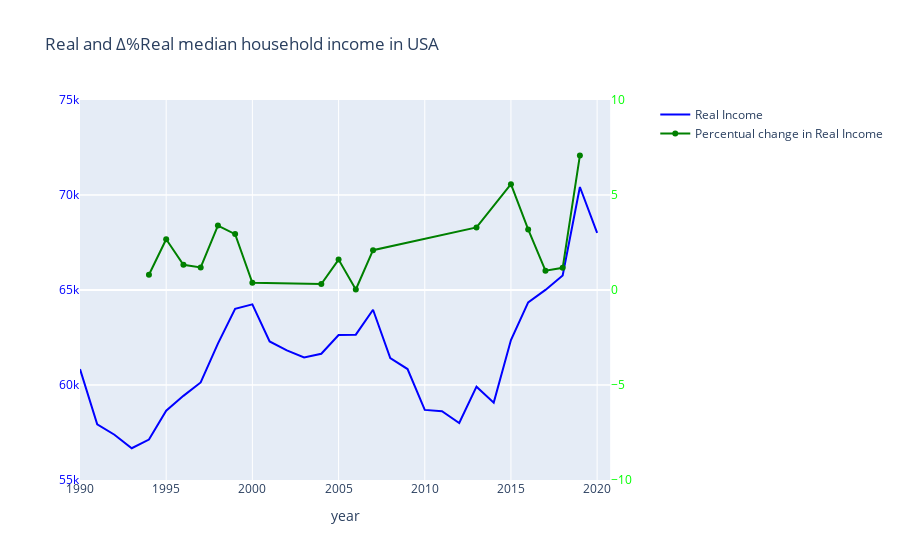

The cell this chart's notebook holds for it:
### Code cell
fig = make_subplots(specs=[[{"secondary_y": True}]])


fig.add_trace(
    go.Scatter(y=real_mi_us, x=real_mi_us.index, name="Real Income", marker=dict(color="blue")),
    secondary_y=False,
)
fig.add_trace(
    go.Scatter(y=per_change_real_mi, x=per_change_real_mi.index, name="Percentual change in Real Income", marker=dict(color="green")),
    secondary_y=True,
)


fig.update_layout(
    title_text="Real and Δ%Real median household income in USA"
)
fig.update_xaxes(title_text="year")
fig.update_yaxes(title_text="<b>primary</b> yaxis title", secondary_y=False)
fig.update_yaxes(title_text="<b>secondary</b> yaxis title", secondary_y=True)


fig.update_layout(
    yaxis=dict(
        title=dict(text=""),
        side="left",
        range=[55000, 75000],
        tickfont=dict(color="#0000FF"),
    ),
    yaxis2=dict(
        title=dict(text=""),
        side="right",
        range=[-10, 10],
        tickfont=dict(color="#00FF00"),
    ),
)


fig.show()

### Figure 1 — Plotly figure (JSON) as saved in the notebook; plotly's stock layout.template omitted (floating-point values rounded to 4 significant figures)
{"data": [{"marker": {"color": "blue"}, "name": "Real Income", "type": "scatter", "x": ["1990-01-01", "1991-01-01", "1992-01-01", "1993-01-01", "1994-01-01", "1995-01-01", "1996-01-01", "1997-01-01", "1998-01-01", "1999-01-01", "2000-01-01", "2001-01-01", "2002-01-01", "2003-01-01", "2004-01-01", "2005-01-01", "2006-01-01", "2007-01-01", "2008-01-01", "2009-01-01", "2010-01-01", "2011-01-01", "2012-01-01", "2013-01-01", "2014-01-01", "2015-01-01", "2016-01-01", "2017-01-01", "2018-01-01", "2019-01-01", "2020-01-01"], "xaxis": "x", "y": [60830.0, 57930.0, 57380.0, 56670.0, 57130.0, 58650.0, 59430.0, 60140.0, 62180.0, 64010.0, 64250.0, 62290.0, 61820.0, 61450.0, 61640.0, 62630.0, 62650.0, 63960.0, 61410.0, 60840.0, 58690.0, 58620.0, 58000.0, 59910.0, 59070.0, 62360.0, 64350.0, 65010.0, 65760.0, 70420.0, 68010], "yaxis": "y"}, {"marker": {"color": "green"}, "name": "Percentual change in Real Income", "type": "scatter", "x": ["1994-01-01", "1995-01-01", "1996-01-01", "1997-01-01", "1998-01-01", "1999-01-01", "2000-01-01", "2004-01-01", "2005-01-01", "2006-01-01", "2007-01-01", "2013-01-01", "2015-01-01", "2016-01-01", "2017-01-01", "2018-01-01", "2019-01-01"], "xaxis": "x", "y": [0.8039, 2.669, 1.328, 1.189, 3.394, 2.942, 0.3762, 0.3128, 1.603, 0.02751, 2.096, 3.294, 5.571, 3.187, 1.016, 1.165, 7.083], "yaxis": "y2"}], "layout": {"title": {"text": "Real and Δ%Real median household income in USA"}, "xaxis": {"anchor": "y", "domain": [0, 0.94], "title": {"text": "year"}}, "yaxis": {"anchor": "x", "domain": [0, 1], "range": [55000, 75000], "side": "left", "tickfont": {"color": "#0000FF"}, "title": {"text": ""}}, "yaxis2": {"anchor": "x", "overlaying": "y", "range": [-10, 10], "side": "right", "tickfont": {"color": "#00FF00"}, "title": {"text": ""}}}}
